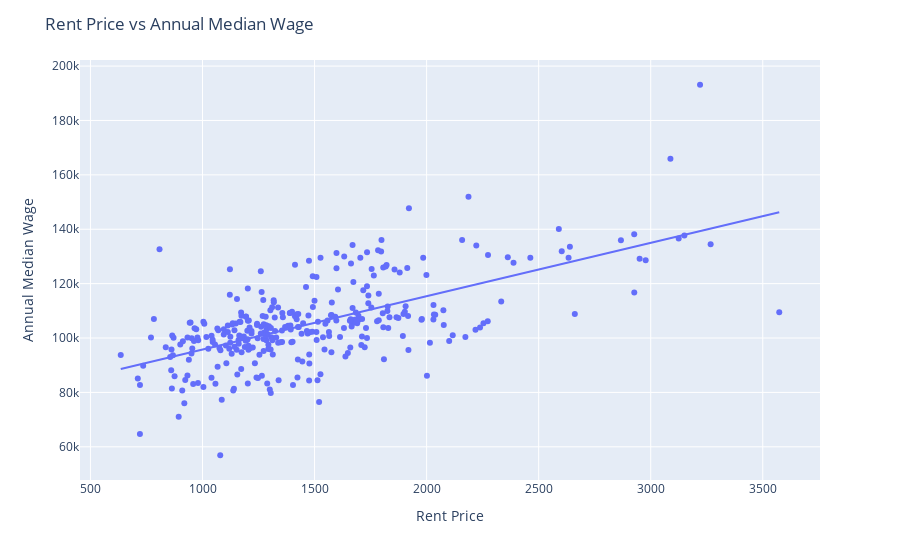

The code cell stored with this chart in its notebook:
### Markdown cell above
Linear Regression comparison between salary and rent.

### Code cell
import plotly.express as px
import pandas as pd

df = pd.read_csv("../data/clean_data.csv")

df['Annual median wage(2)'] = df['Annual median wage(2)'].astype(float)
df['Rent 2022-05-31'] = df['2022-05-31']
df['CityName'] = df['city'] + ', ' + df['state_id']


data = {
    'City': df['CityName'],
    'Rent_Price': df['Rent 2022-05-31'],
    'Annual Median Wage': df['Annual median wage(2)'],
}

new_df = pd.DataFrame(data, columns=['City', 'Rent_Price', 'Annual Median Wage'])

fig = px.scatter(new_df, x="Rent_Price", y="Annual Median Wage", hover_data=['City'], trendline="ols")

fig.update_layout(
    title="Rent Price vs Annual Median Wage",
    xaxis_title="Rent Price",
    yaxis_title="Annual Median Wage",
)

fig.show()

### Figure 1 — Plotly figure (JSON) as saved in the notebook; plotly's stock layout.template omitted (floating-point values rounded to 4 significant figures; data arrays with more than 128 entries replaced by an {"elided": "..."} marker saying what was removed)
{"data": [{"customdata": {"elided": "321x1 str values"}, "hovertemplate": "Rent_Price=%{x}<br>Annual Median Wage=%{y}<br>City=%{customdata[0]}<extra></extra>", "legendgroup": "", "marker": {"color": "#636efa", "symbol": "circle"}, "mode": "markers", "name": "", "orientation": "v", "showlegend": false, "type": "scatter", "x": {"elided": "321 float values"}, "xaxis": "x", "y": {"elided": "321 int values"}, "yaxis": "y"}, {"hovertemplate": "<b>OLS trendline</b><br>Annual Median Wage = 19.6135 * Rent_Price + 76131.2<br>R<sup>2</sup>=0.400937<br><br>Rent_Price=%{x}<br>Annual Median Wage=%{y} <b>(trend)</b><extra></extra>", "legendgroup": "", "marker": {"color": "#636efa", "symbol": "circle"}, "mode": "lines", "name": "", "showlegend": false, "type": "scatter", "x": {"elided": "321 float values"}, "xaxis": "x", "y": {"elided": "321 float values"}, "yaxis": "y"}], "layout": {"legend": {"tracegroupgap": 0}, "margin": {"t": 60}, "title": {"text": "Rent Price vs Annual Median Wage"}, "xaxis": {"anchor": "y", "domain": [0, 1], "title": {"text": "Rent Price"}}, "yaxis": {"anchor": "x", "domain": [0, 1], "title": {"text": "Annual Median Wage"}}}}
